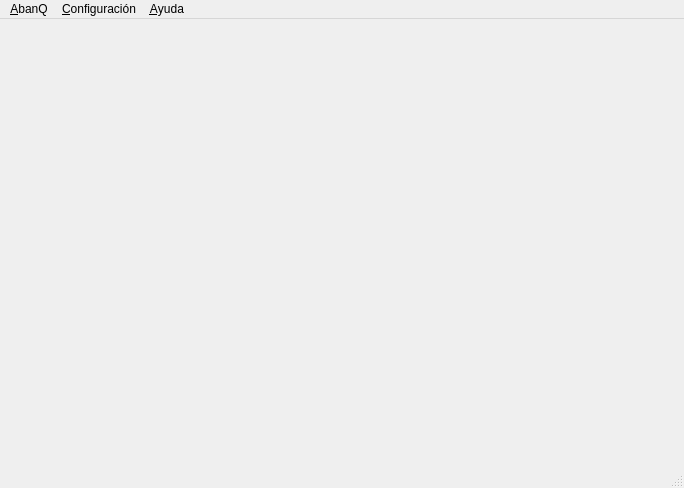
<?xml version="1.0" encoding="UTF-8"?>
<ui version="4.0">
 <class>AQMainWindow</class>
 <widget class="QMainWindow" name="AQMainWindow">
  <property name="geometry">
   <rect>
    <x>0</x>
    <y>0</y>
    <width>684</width>
    <height>488</height>
   </rect>
  </property>
  <property name="windowTitle">
   <string>AbanQ</string>
  </property>
  <property name="windowIcon">
   <iconset resource="../gui.qrc">
    <normaloff>:/images/icon.png</normaloff>:/images/icon.png</iconset>
  </property>
  <widget class="QWidget" name="centralwidget"/>
  <widget class="QMenuBar" name="menubar">
   <property name="geometry">
    <rect>
     <x>0</x>
     <y>0</y>
     <width>684</width>
     <height>23</height>
    </rect>
   </property>
   <widget class="QMenu" name="menuAbanQ">
    <property name="title">
     <string>&amp;AbanQ</string>
    </property>
   </widget>
   <widget class="QMenu" name="menuConfig">
    <property name="title">
     <string>&amp;Configuración</string>
    </property>
   </widget>
   <widget class="QMenu" name="menuHelp">
    <property name="title">
     <string>&amp;Ayuda</string>
    </property>
    <addaction name="aboutQt"/>
    <addaction name="separator"/>
    <addaction name="aboutAbanQ"/>
   </widget>
   <addaction name="menuAbanQ"/>
   <addaction name="menuConfig"/>
   <addaction name="menuHelp"/>
  </widget>
  <widget class="QStatusBar" name="statusbar"/>
  <action name="actExit">
   <property name="icon">
    <iconset resource="../gui.qrc">
     <normaloff>:/images/exit.png</normaloff>:/images/exit.png</iconset>
   </property>
   <property name="text">
    <string>&amp;Salir</string>
   </property>
  </action>
  <action name="aboutQt">
   <property name="icon">
    <iconset resource="../gui.qrc">
     <normaloff>:/images/qt.png</normaloff>:/images/qt.png</iconset>
   </property>
   <property name="text">
    <string>Acerca de Qt</string>
   </property>
  </action>
  <action name="aboutAbanQ">
   <property name="icon">
    <iconset resource="../gui.qrc">
     <normaloff>:/images/icon.png</normaloff>:/images/icon.png</iconset>
   </property>
   <property name="text">
    <string>Acerca de AbanQ</string>
   </property>
  </action>
  <action name="actConsole">
   <property name="icon">
    <iconset resource="../gui.qrc">
     <normaloff>:/images/computer.png</normaloff>:/images/computer.png</iconset>
   </property>
   <property name="text">
    <string>Consola</string>
   </property>
  </action>
  <action name="actWorkbench">
   <property name="icon">
    <iconset resource="../gui.qrc">
     <normaloff>:/images/sys/qsa.png</normaloff>:/images/sys/qsa.png</iconset>
   </property>
   <property name="text">
    <string>QSA Workbench</string>
   </property>
   <property name="toolTip">
    <string>QSA Workbench</string>
   </property>
  </action>
 </widget>
 <resources>
  <include location="../gui.qrc"/>
 </resources>
 <connections/>
</ui>
